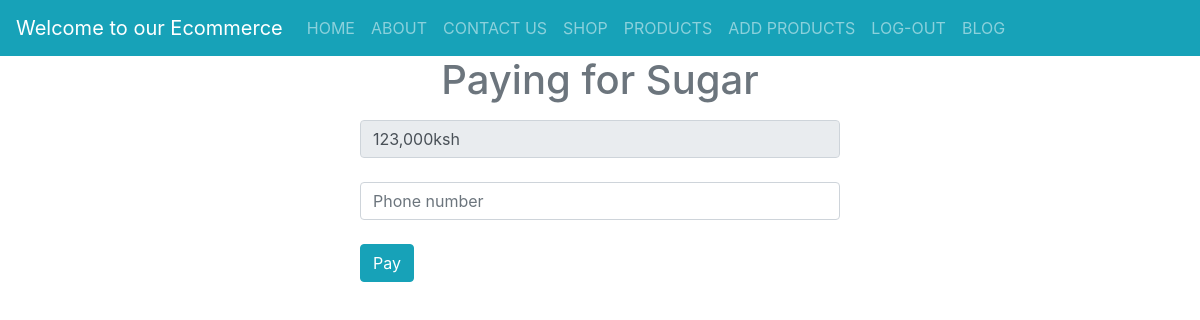
The app's page /pay/13 (signed in), older data.
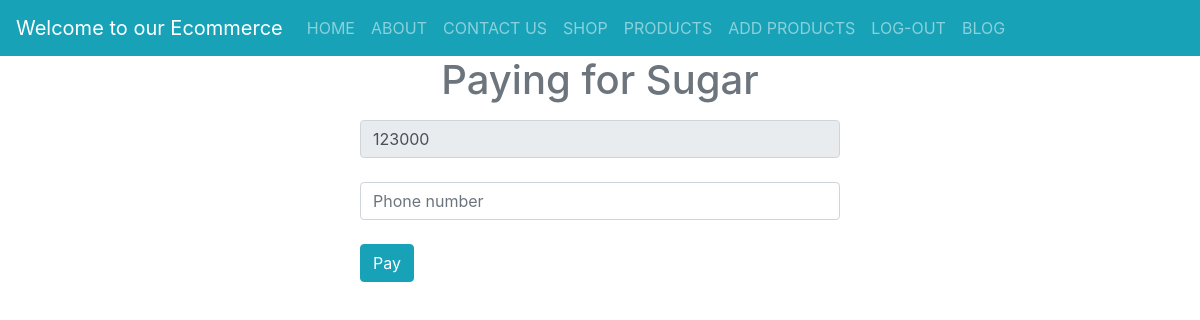
The same page, newer data.
### morningDjangoHtmlFormsprojects/models.py (models this page shows)
class Products(models.Model):
    name = models.CharField(max_length=30, blank=False, null=False)
    qtty = models.CharField(max_length=30, blank=False, null=False)
    size = models.CharField(max_length=20, blank=False, null=False)
    price = models.CharField(max_length=20, blank=False, null=False)

### morningDjangoHtmlFormsprojects/views.py (the view, shortened to what this page needs)
# urls.py: path('pay/<id>', user_views.pay, name='pay')
def pay(request, id):
    product = Products.objects.get(id=id)
    context = {"product": product}
    return render(request, 'pay.html', context)

### templates/pay.html (shortened to what this page needs)
{% extends 'master.html' %}
{% load static %}
{% block content %}
    <div>
        <h1 class="text-secondary text-center">Paying for {{ product.name }}</h1>
        <form class="product-form" method="post" action="">
            <input value="{{ product.price }}" required readonly class="form-control" name="p-price" type="text"><br>
            <input  required  class="form-control" placeholder="Phone number" name="c-phone" type="text"><br>
            <input  required class="btn btn-info" value="Pay" type="submit">
        </form>
    </div>
{% endblock %}

Row changes from the older to the newer data that the page shows:
changed Products "Sugar": p-price "123,000ksh" → "123000"
